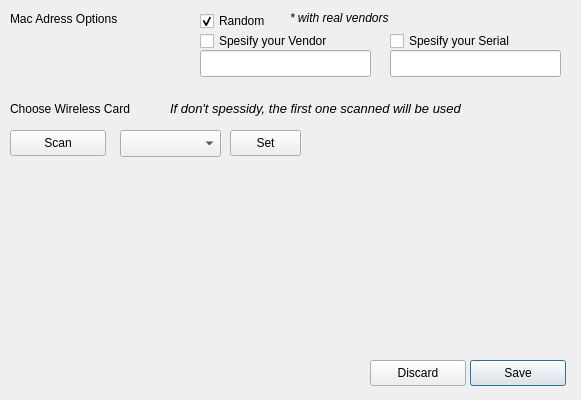
<?xml version="1.0" encoding="UTF-8"?>
<ui version="4.0">
 <class>Preferences_Dialog</class>
 <widget class="QDialog" name="Preferences_Dialog">
  <property name="geometry">
   <rect>
    <x>0</x>
    <y>0</y>
    <width>581</width>
    <height>400</height>
   </rect>
  </property>
  <property name="sizePolicy">
   <sizepolicy hsizetype="Fixed" vsizetype="Fixed">
    <horstretch>0</horstretch>
    <verstretch>0</verstretch>
   </sizepolicy>
  </property>
  <property name="minimumSize">
   <size>
    <width>581</width>
    <height>400</height>
   </size>
  </property>
  <property name="maximumSize">
   <size>
    <width>581</width>
    <height>400</height>
   </size>
  </property>
  <property name="windowTitle">
   <string>Dialog</string>
  </property>
  <widget class="QLabel" name="label">
   <property name="geometry">
    <rect>
     <x>10</x>
     <y>10</y>
     <width>141</width>
     <height>17</height>
    </rect>
   </property>
   <property name="text">
    <string>Mac Adress Options</string>
   </property>
  </widget>
  <widget class="QCheckBox" name="use_random_mac">
   <property name="enabled">
    <bool>true</bool>
   </property>
   <property name="geometry">
    <rect>
     <x>200</x>
     <y>10</y>
     <width>97</width>
     <height>22</height>
    </rect>
   </property>
   <property name="text">
    <string>Random</string>
   </property>
   <property name="checked">
    <bool>true</bool>
   </property>
  </widget>
  <widget class="QPushButton" name="save_preferences">
   <property name="geometry">
    <rect>
     <x>470</x>
     <y>360</y>
     <width>96</width>
     <height>26</height>
    </rect>
   </property>
   <property name="text">
    <string>Save</string>
   </property>
  </widget>
  <widget class="QPushButton" name="discard_preferences">
   <property name="geometry">
    <rect>
     <x>370</x>
     <y>360</y>
     <width>96</width>
     <height>26</height>
    </rect>
   </property>
   <property name="text">
    <string>Discard</string>
   </property>
  </widget>
  <widget class="QCheckBox" name="use_random_vendor">
   <property name="geometry">
    <rect>
     <x>200</x>
     <y>30</y>
     <width>171</width>
     <height>22</height>
    </rect>
   </property>
   <property name="text">
    <string>Spesify your Vendor</string>
   </property>
  </widget>
  <widget class="QCheckBox" name="use_random_serial">
   <property name="geometry">
    <rect>
     <x>390</x>
     <y>30</y>
     <width>161</width>
     <height>22</height>
    </rect>
   </property>
   <property name="text">
    <string>Spesify your Serial</string>
   </property>
  </widget>
  <widget class="QLineEdit" name="line_vendor">
   <property name="geometry">
    <rect>
     <x>200</x>
     <y>50</y>
     <width>171</width>
     <height>27</height>
    </rect>
   </property>
  </widget>
  <widget class="QLineEdit" name="line_serial">
   <property name="geometry">
    <rect>
     <x>390</x>
     <y>50</y>
     <width>171</width>
     <height>27</height>
    </rect>
   </property>
  </widget>
  <widget class="QLabel" name="label_3">
   <property name="geometry">
    <rect>
     <x>290</x>
     <y>10</y>
     <width>131</width>
     <height>16</height>
    </rect>
   </property>
   <property name="font">
    <font>
     <pointsize>9</pointsize>
     <italic>true</italic>
    </font>
   </property>
   <property name="frameShape">
    <enum>QFrame::NoFrame</enum>
   </property>
   <property name="text">
    <string>* with real vendors</string>
   </property>
   <property name="scaledContents">
    <bool>false</bool>
   </property>
  </widget>
  <widget class="QLabel" name="label_4">
   <property name="geometry">
    <rect>
     <x>10</x>
     <y>100</y>
     <width>151</width>
     <height>17</height>
    </rect>
   </property>
   <property name="text">
    <string>Choose Wireless Card</string>
   </property>
  </widget>
  <widget class="QLabel" name="label_5">
   <property name="geometry">
    <rect>
     <x>170</x>
     <y>100</y>
     <width>341</width>
     <height>17</height>
    </rect>
   </property>
   <property name="font">
    <font>
     <pointsize>10</pointsize>
     <italic>true</italic>
    </font>
   </property>
   <property name="text">
    <string>If don't spessidy, the first one scanned will be used</string>
   </property>
  </widget>
  <widget class="QPushButton" name="wicard_scan">
   <property name="geometry">
    <rect>
     <x>10</x>
     <y>130</y>
     <width>96</width>
     <height>26</height>
    </rect>
   </property>
   <property name="text">
    <string>Scan</string>
   </property>
  </widget>
  <widget class="QComboBox" name="wicard_choose">
   <property name="geometry">
    <rect>
     <x>120</x>
     <y>130</y>
     <width>101</width>
     <height>27</height>
    </rect>
   </property>
  </widget>
  <widget class="QPushButton" name="wicard_set">
   <property name="geometry">
    <rect>
     <x>230</x>
     <y>130</y>
     <width>71</width>
     <height>26</height>
    </rect>
   </property>
   <property name="text">
    <string>Set</string>
   </property>
  </widget>
 </widget>
 <resources/>
 <connections/>
</ui>
